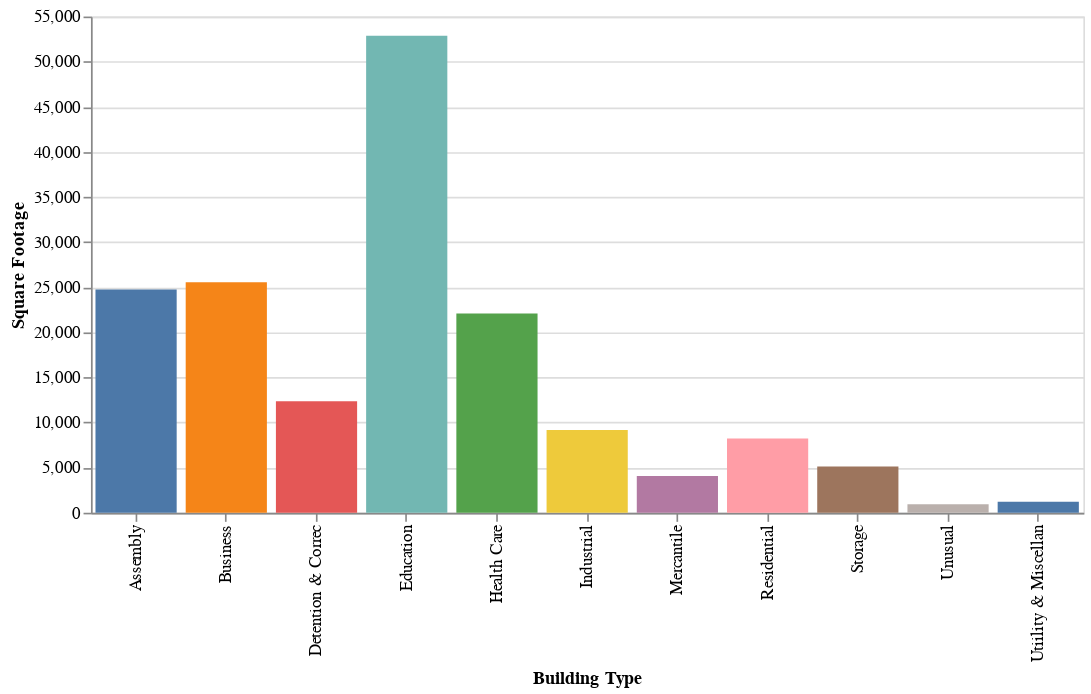

The notebook cell saved with this chart:
### Code cell
dropdown = alt.binding_select(options=["mean", "min", "25%", "50%", "75%", "max"], name="Statistic")
selection = alt.selection_point(fields=["Statistic"], bind=dropdown, value="mean")
color = alt.condition(selection, alt.Color("Usage Description:N", legend=None), alt.value("lightgray"))
opacity = alt.condition(selection, alt.value(1.0), alt.value(0.25))

barchart = alt.Chart(stats_melt).mark_bar().encode(
    alt.Y("Stats Value:Q", title="Square Footage"),
    alt.X("Usage Description:N", title="Building Type"),
    color=color,
    opacity=opacity,
).properties(
    height=300,
    width=600
).add_params(
    selection
).transform_filter(
    selection
)
barchart

### Figure 1 — Vega-Lite specification as saved in the notebook (floating-point values rounded to 4 significant figures)
{"config": {"view": {"continuousWidth": 300, "continuousHeight": 300}}, "data": {"name": "data-47c228de727a7a474e69ba9c55bdff8a"}, "mark": {"type": "bar"}, "encoding": {"color": {"condition": {"param": "param_2", "field": "Usage Description", "legend": null, "type": "nominal"}, "value": "lightgray"}, "opacity": {"condition": {"param": "param_2", "value": 1.0}, "value": 0.25}, "x": {"field": "Usage Description", "title": "Building Type", "type": "nominal"}, "y": {"field": "Stats Value", "title": "Square Footage", "type": "quantitative"}}, "height": 300, "params": [{"name": "param_2", "select": {"type": "point", "fields": ["Statistic"]}, "bind": {"input": "select", "options": ["mean", "min", "25%", "50%", "75%", "max"], "name": "Statistic"}, "value": "mean"}], "transform": [{"filter": {"param": "param_2"}}], "width": 600, "$schema": "https://vega.github.io/schema/vega-lite/v5.20.1.json", "datasets": {"data-47c228de727a7a474e69ba9c55bdff8a": [{"Usage Description": "Assembly", "Statistic": "mean", "Stats Value": 24730.0}, {"Usage Description": "Business", "Statistic": "mean", "Stats Value": 25540.0}, {"Usage Description": "Detention & Correc", "Statistic": "mean", "Stats Value": 12350.0}, {"Usage Description": "Education", "Statistic": "mean", "Stats Value": 52870.0}, {"Usage Description": "Health Care", "Statistic": "mean", "Stats Value": 22070.0}, {"Usage Description": "Industrial", "Statistic": "mean", "Stats Value": 9171.0}, {"Usage Description": "Mercantile", "Statistic": "mean", "Stats Value": 4071.0}, {"Usage Description": "Residential", "Statistic": "mean", "Stats Value": 8241.0}, {"Usage Description": "Storage", "Statistic": "mean", "Stats Value": 5122.0}, {"Usage Description": "Unusual", "Statistic": "mean", "Stats Value": 935.7}, {"Usage Description": "Utiility & Miscellan", "Statistic": "mean", "Stats Value": 1227.0}, {"Usage Description": "Assembly", "Statistic": "min", "Stats Value": 10.0}, {"Usage Description": "Business", "Statistic": "min", "Stats Value": 18.0}, {"Usage Description": "Detention & Correc", "Statistic": "min", "Stats Value": 25.0}, {"Usage Description": "Education", "Statistic": "min", "Stats Value": 100.0}, {"Usage Description": "Health Care", "Statistic": "min", "Stats Value": 100.0}, {"Usage Description": "Industrial", "Statistic": "min", "Stats Value": 12.0}, {"Usage Description": "Mercantile", "Statistic": "min", "Stats Value": 32.0}, {"Usage Description": "Residential", "Statistic": "min", "Stats Value": 120.0}, {"Usage Description": "Storage", "Statistic": "min", "Stats Value": 10.0}, {"Usage Description": "Unusual", "Statistic": "min", "Stats Value": 9.0}, {"Usage Description": "Utiility & Miscellan", "Statistic": "min", "Stats Value": 24.0}, {"Usage Description": "Assembly", "Statistic": "25%", "Stats Value": 512.0}, {"Usage Description": "Business", "Statistic": "25%", "Stats Value": 1512.0}, {"Usage Description": "Detention & Correc", "Statistic": "25%", "Stats Value": 420.0}, {"Usage Description": "Education", "Statistic": "25%", "Stats Value": 4929.0}, {"Usage Description": "Health Care", "Statistic": "25%", "Stats Value": 2909.0}, {"Usage Description": "Industrial", "Statistic": "25%", "Stats Value": 192.0}, {"Usage Description": "Mercantile", "Statistic": "25%", "Stats Value": 856.2}, {"Usage Description": "Residential", "Statistic": "25%", "Stats Value": 439.0}, {"Usage Description": "Storage", "Statistic": "25%", "Stats Value": 600.0}, {"Usage Description": "Unusual", "Statistic": "25%", "Stats Value": 45.0}, {"Usage Description": "Utiility & Miscellan", "Statistic": "25%", "Stats Value": 96.0}, {"Usage Description": "Assembly", "Statistic": "50%", "Stats Value": 1343.0}, {"Usage Description": "Business", "Statistic": "50%", "Stats Value": 4500.0}, {"Usage Description": "Detention & Correc", "Statistic": "50%", "Stats Value": 6064.0}, {"Usage Description": "Education", "Statistic": "50%", "Stats Value": 23100.0}, {"Usage Description": "Health Care", "Statistic": "50%", "Stats Value": 3627.0}, {"Usage Description": "Industrial", "Statistic": "50%", "Stats Value": 1300.0}, {"Usage Description": "Mercantile", "Statistic": "50%", "Stats Value": 1580.0}, {"Usage Description": "Residential", "Statistic": "50%", "Stats Value": 1452.0}, {"Usage Description": "Storage", "Statistic": "50%", "Stats Value": 2400.0}, {"Usage Description": "Unusual", "Statistic": "50%", "Stats Value": 144.0}, {"Usage Description": "Utiility & Miscellan", "Statistic": "50%", "Stats Value": 147.0}, {"Usage Description": "Assembly", "Statistic": "75%", "Stats Value": 22660.0}, {"Usage Description": "Business", "Statistic": "75%", "Stats Value": 19530.0}, {"Usage Description": "Detention & Correc", "Statistic": "75%", "Stats Value": 13800.0}, {"Usage Description": "Education", "Statistic": "75%", "Stats Value": 72120.0}, {"Usage Description": "Health Care", "Statistic": "75%", "Stats Value": 23800.0}, {"Usage Description": "Industrial", "Statistic": "75%", "Stats Value": 5659.0}, {"Usage Description": "Mercantile", "Statistic": "75%", "Stats Value": 4245.0}, {"Usage Description": "Residential", "Statistic": "75%", "Stats Value": 3720.0}, {"Usage Description": "Storage", "Statistic": "75%", "Stats Value": 5010.0}, {"Usage Description": "Unusual", "Statistic": "75%", "Stats Value": 548.0}, {"Usage Description": "Utiility & Miscellan", "Statistic": "75%", "Stats Value": 414.0}, {"Usage Description": "Assembly", "Statistic": "max", "Stats Value": 596000.0}, {"Usage Description": "Business", "Statistic": "max", "Stats Value": 1200000.0}, {"Usage Description": "Detention & Correc", "Statistic": "max", "Stats Value": 307300.0}, {"Usage Description": "Education", "Statistic": "max", "Stats Value": 348000.0}, {"Usage Description": "Health Care", "Statistic": "max", "Stats Value": 671400.0}, {"Usage Description": "Industrial", "Statistic": "max", "Stats Value": 341100.0}, {"Usage Description": "Mercantile", "Statistic": "max", "Stats Value": 31680.0}, {"Usage Description": "Residential", "Statistic": "max", "Stats Value": 300100.0}, {"Usage Description": "Storage", "Statistic": "max", "Stats Value": 779700.0}, {"Usage Description": "Unusual", "Statistic": "max", "Stats Value": 120000.0}, {"Usage Description": "Utiility & Miscellan", "Statistic": "max", "Stats Value": 13390.0}]}}
